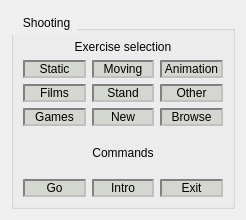
<?xml version="1.0" encoding="UTF-8"?>
<ui version="4.0">
 <class>ChoiceExercises</class>
 <widget class="QWidget" name="ChoiceExercises">
  <property name="geometry">
   <rect>
    <x>0</x>
    <y>0</y>
    <width>246</width>
    <height>220</height>
   </rect>
  </property>
  <property name="windowTitle">
   <string>Form</string>
  </property>
  <layout class="QGridLayout" name="gridLayout_2">
   <item row="0" column="0">
    <widget class="QGroupBox" name="groupBox">
     <property name="styleSheet">
      <string notr="true">QGroupBox{
color:black;
background-image: url(:/new/prefix1/menu/sky.jpg);
}
QGroupBox::title{
margin:5px;
margin-left:10px;
}</string>
     </property>
     <property name="title">
      <string>Shooting</string>
     </property>
     <layout class="QGridLayout" name="gridLayout">
      <item row="0" column="0">
       <layout class="QVBoxLayout" name="verticalLayout_5">
        <item>
         <widget class="QLabel" name="label">
          <property name="styleSheet">
           <string notr="true">color:black;</string>
          </property>
          <property name="text">
           <string>Exercise selection</string>
          </property>
          <property name="alignment">
           <set>Qt::AlignCenter</set>
          </property>
         </widget>
        </item>
        <item>
         <layout class="QHBoxLayout" name="horizontalLayout">
          <item>
           <layout class="QVBoxLayout" name="verticalLayout_4">
            <item>
             <widget class="QPushButton" name="push_button_static">
              <property name="styleSheet">
               <string notr="true">QPushButton{
border:2px inset grey;
border-color: qlineargradient(x1: 0, y1: 0, x2: 0, y2: 1, 
stop: 0 #E0E0E0, stop: 1 #FFFFFF); 


color:black;
	background-color: rgb(211, 215, 207);}</string>
              </property>
              <property name="text">
               <string>Static</string>
              </property>
             </widget>
            </item>
            <item>
             <widget class="QPushButton" name="push_btn_films">
              <property name="styleSheet">
               <string notr="true">QPushButton{
border:2px inset grey;
border-color: qlineargradient(x1: 0, y1: 0, x2: 0, y2: 1, 
stop: 0 #E0E0E0, stop: 1 #FFFFFF); 


color:black;
	background-color: rgb(211, 215, 207);}</string>
              </property>
              <property name="text">
               <string>Films</string>
              </property>
             </widget>
            </item>
            <item>
             <widget class="QPushButton" name="push_btn_games">
              <property name="styleSheet">
               <string notr="true">QPushButton{
border:2px inset grey;
border-color: qlineargradient(x1: 0, y1: 0, x2: 0, y2: 1, 
stop: 0 #E0E0E0, stop: 1 #FFFFFF); 


color:black;
	background-color: rgb(211, 215, 207);}</string>
              </property>
              <property name="text">
               <string>Games</string>
              </property>
             </widget>
            </item>
           </layout>
          </item>
          <item>
           <layout class="QVBoxLayout" name="verticalLayout_3">
            <item>
             <widget class="QPushButton" name="push_button_moving">
              <property name="styleSheet">
               <string notr="true">QPushButton{
border:2px inset grey;
border-color: qlineargradient(x1: 0, y1: 0, x2: 0, y2: 1, 
stop: 0 #E0E0E0, stop: 1 #FFFFFF); 


color:black;
	background-color: rgb(211, 215, 207);}</string>
              </property>
              <property name="text">
               <string>Moving</string>
              </property>
             </widget>
            </item>
            <item>
             <widget class="QPushButton" name="push_btn_stand">
              <property name="styleSheet">
               <string notr="true">QPushButton{
border:2px inset grey;
border-color: qlineargradient(x1: 0, y1: 0, x2: 0, y2: 1, 
stop: 0 #E0E0E0, stop: 1 #FFFFFF); 


color:black;
	background-color: rgb(211, 215, 207);}</string>
              </property>
              <property name="text">
               <string>Stand</string>
              </property>
             </widget>
            </item>
            <item>
             <widget class="QPushButton" name="push_btn_new">
              <property name="styleSheet">
               <string notr="true">QPushButton{
border:2px inset grey;
border-color: qlineargradient(x1: 0, y1: 0, x2: 0, y2: 1, 
stop: 0 #E0E0E0, stop: 1 #FFFFFF); 


color:black;
	background-color: rgb(211, 215, 207);}</string>
              </property>
              <property name="text">
               <string>New</string>
              </property>
             </widget>
            </item>
           </layout>
          </item>
          <item>
           <layout class="QVBoxLayout" name="verticalLayout">
            <item>
             <widget class="QPushButton" name="push_button_anim">
              <property name="styleSheet">
               <string notr="true">QPushButton{
border:2px inset grey;
border-color: qlineargradient(x1: 0, y1: 0, x2: 0, y2: 1, 
stop: 0 #E0E0E0, stop: 1 #FFFFFF); 


color:black;
	background-color: rgb(211, 215, 207);}</string>
              </property>
              <property name="text">
               <string>Animation</string>
              </property>
             </widget>
            </item>
            <item>
             <widget class="QPushButton" name="push_btn_other">
              <property name="styleSheet">
               <string notr="true">QPushButton{
border:2px inset grey;
border-color: qlineargradient(x1: 0, y1: 0, x2: 0, y2: 1, 
stop: 0 #E0E0E0, stop: 1 #FFFFFF); 


color:black;
	background-color: rgb(211, 215, 207);}</string>
              </property>
              <property name="text">
               <string>Other</string>
              </property>
             </widget>
            </item>
            <item>
             <widget class="QPushButton" name="push_btn_browse">
              <property name="styleSheet">
               <string notr="true">QPushButton{
border:2px inset grey;
border-color: qlineargradient(x1: 0, y1: 0, x2: 0, y2: 1, 
stop: 0 #E0E0E0, stop: 1 #FFFFFF); 


color:black;
	background-color: rgb(211, 215, 207);}</string>
              </property>
              <property name="text">
               <string>Browse</string>
              </property>
             </widget>
            </item>
           </layout>
          </item>
         </layout>
        </item>
       </layout>
      </item>
      <item row="1" column="0">
       <layout class="QVBoxLayout" name="verticalLayout_2">
        <item>
         <widget class="QLabel" name="label_2">
          <property name="styleSheet">
           <string notr="true">color:black;</string>
          </property>
          <property name="text">
           <string>Commands</string>
          </property>
          <property name="alignment">
           <set>Qt::AlignCenter</set>
          </property>
         </widget>
        </item>
        <item>
         <layout class="QHBoxLayout" name="horizontalLayout_4">
          <item>
           <widget class="QPushButton" name="push_btn_go">
            <property name="styleSheet">
             <string notr="true">QPushButton{
border:2px inset grey;
border-color: qlineargradient(x1: 0, y1: 0, x2: 0, y2: 1, 
stop: 0 #E0E0E0, stop: 1 #FFFFFF); 


color:black;
	background-color: rgb(211, 215, 207);}</string>
            </property>
            <property name="text">
             <string>Go</string>
            </property>
           </widget>
          </item>
          <item>
           <widget class="QPushButton" name="push_btn_intro">
            <property name="styleSheet">
             <string notr="true">QPushButton{
border:2px inset grey;
border-color: qlineargradient(x1: 0, y1: 0, x2: 0, y2: 1, 
stop: 0 #E0E0E0, stop: 1 #FFFFFF); 


color:black;
	background-color: rgb(211, 215, 207);}</string>
            </property>
            <property name="text">
             <string>Intro</string>
            </property>
           </widget>
          </item>
          <item>
           <widget class="QPushButton" name="push_btn_exit">
            <property name="styleSheet">
             <string notr="true">QPushButton{
border:2px inset grey;
border-color: qlineargradient(x1: 0, y1: 0, x2: 0, y2: 1, 
stop: 0 #E0E0E0, stop: 1 #FFFFFF); 


color:black;
	background-color: rgb(211, 215, 207);}</string>
            </property>
            <property name="text">
             <string>Exit</string>
            </property>
           </widget>
          </item>
         </layout>
        </item>
       </layout>
      </item>
     </layout>
    </widget>
   </item>
  </layout>
 </widget>
 <resources/>
 <connections/>
</ui>
